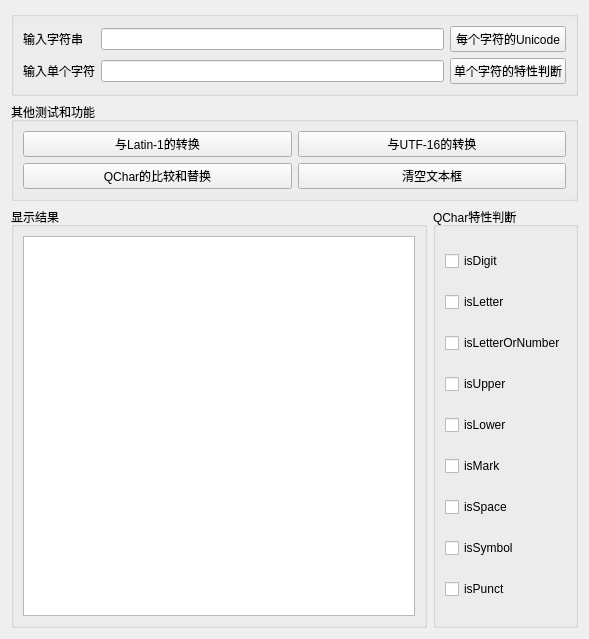
<?xml version="1.0" encoding="UTF-8"?>
<ui version="4.0">
 <class>Widget</class>
 <widget class="QWidget" name="Widget">
  <property name="geometry">
   <rect>
    <x>0</x>
    <y>0</y>
    <width>589</width>
    <height>639</height>
   </rect>
  </property>
  <property name="windowTitle">
   <string>Widget</string>
  </property>
  <layout class="QVBoxLayout" name="verticalLayout">
   <item>
    <widget class="QGroupBox" name="groupBox">
     <property name="title">
      <string/>
     </property>
     <layout class="QGridLayout" name="gridLayout">
      <item row="0" column="0">
       <widget class="QLabel" name="label">
        <property name="text">
         <string>输入字符串</string>
        </property>
       </widget>
      </item>
      <item row="0" column="1">
       <widget class="QLineEdit" name="editStr"/>
      </item>
      <item row="0" column="2">
       <widget class="QPushButton" name="btnGetChars">
        <property name="text">
         <string>每个字符的Unicode</string>
        </property>
       </widget>
      </item>
      <item row="1" column="0">
       <widget class="QLabel" name="label_2">
        <property name="text">
         <string>输入单个字符</string>
        </property>
       </widget>
      </item>
      <item row="1" column="1">
       <widget class="QLineEdit" name="editChar"/>
      </item>
      <item row="1" column="2">
       <widget class="QPushButton" name="btnCharJudge">
        <property name="text">
         <string>单个字符的特性判断</string>
        </property>
       </widget>
      </item>
     </layout>
    </widget>
   </item>
   <item>
    <widget class="QGroupBox" name="groupBox_2">
     <property name="title">
      <string>其他测试和功能</string>
     </property>
     <layout class="QGridLayout" name="gridLayout_2">
      <item row="0" column="0">
       <widget class="QPushButton" name="btnLatin1">
        <property name="text">
         <string>与Latin-1的转换</string>
        </property>
       </widget>
      </item>
      <item row="0" column="1">
       <widget class="QPushButton" name="btnUTF16">
        <property name="text">
         <string>与UTF-16的转换</string>
        </property>
       </widget>
      </item>
      <item row="1" column="0">
       <widget class="QPushButton" name="btnCompare">
        <property name="text">
         <string>QChar的比较和替换</string>
        </property>
       </widget>
      </item>
      <item row="1" column="1">
       <widget class="QPushButton" name="btnClear">
        <property name="text">
         <string>清空文本框</string>
        </property>
       </widget>
      </item>
     </layout>
    </widget>
   </item>
   <item>
    <layout class="QHBoxLayout" name="horizontalLayout">
     <item>
      <widget class="QGroupBox" name="groupBox_3">
       <property name="title">
        <string>显示结果</string>
       </property>
       <layout class="QGridLayout" name="gridLayout_3">
        <item row="0" column="0">
         <widget class="QPlainTextEdit" name="plainTextEdit"/>
        </item>
       </layout>
      </widget>
     </item>
     <item>
      <widget class="QGroupBox" name="groupBox_4">
       <property name="title">
        <string>QChar特性判断</string>
       </property>
       <layout class="QGridLayout" name="gridLayout_4">
        <item row="0" column="0">
         <widget class="QCheckBox" name="chkDigit">
          <property name="text">
           <string>isDigit</string>
          </property>
         </widget>
        </item>
        <item row="1" column="0">
         <widget class="QCheckBox" name="chkLetter">
          <property name="text">
           <string>isLetter</string>
          </property>
         </widget>
        </item>
        <item row="2" column="0">
         <widget class="QCheckBox" name="chkLetterOrNumber">
          <property name="text">
           <string>isLetterOrNumber</string>
          </property>
         </widget>
        </item>
        <item row="3" column="0">
         <widget class="QCheckBox" name="chkUpper">
          <property name="text">
           <string>isUpper</string>
          </property>
         </widget>
        </item>
        <item row="4" column="0">
         <widget class="QCheckBox" name="chkLowe">
          <property name="text">
           <string>isLower</string>
          </property>
         </widget>
        </item>
        <item row="5" column="0">
         <widget class="QCheckBox" name="chkMark">
          <property name="text">
           <string>isMark</string>
          </property>
         </widget>
        </item>
        <item row="6" column="0">
         <widget class="QCheckBox" name="chkSpace">
          <property name="text">
           <string>isSpace</string>
          </property>
         </widget>
        </item>
        <item row="7" column="0">
         <widget class="QCheckBox" name="chkSymbol">
          <property name="text">
           <string>isSymbol</string>
          </property>
         </widget>
        </item>
        <item row="8" column="0">
         <widget class="QCheckBox" name="chkPunct">
          <property name="text">
           <string>isPunct</string>
          </property>
         </widget>
        </item>
       </layout>
      </widget>
     </item>
    </layout>
   </item>
  </layout>
 </widget>
 <resources/>
 <connections/>
</ui>
